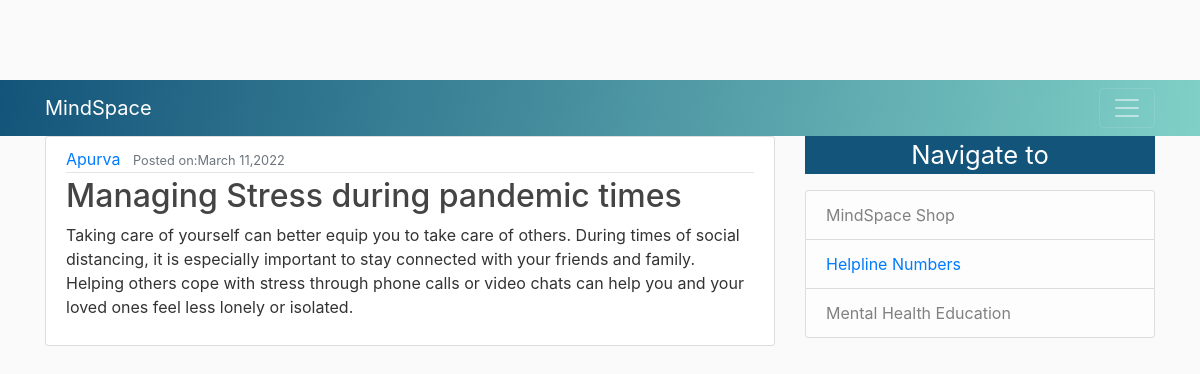
/blog/posts/3/, run on the app's committed database.
### Blog/models.py (models this page shows, shortened)
class Posts(models.Model):
	title = models.CharField(max_length=100)
	content = models.TextField()
	date = models.DateTimeField(default=timezone.now)
	author = models.ForeignKey(User,on_delete = models.CASCADE)
	tags = TaggableManager()

### Blog/views.py (the view)
# urls.py: path('posts/<int:pk>/', PostDetailView.as_view(), name='post-detail'),
class PostDetailView(DetailView):
	model = Posts

### Blog/templates/Blog/Posts_detail.html (shortened to what this page needs)
{% extends "Blog/base.html" %}
{%block content %}
	<article class="media content-section">
	  <div class="media-body">
	    <div class="article-metadata">
	      <a class="mr-2" href="#">{{ object.author }}</a>
	      <small class="text-muted">{{object.position}}  Posted on:{{object.date|date:"F d,Y"}}</small>
	    </div>
	    <h2 class="article-title">{{ object.title }}</h2>
	    <p class="article-content">{{ object.content }}</p>
	  </div>
	</article>
{% endblock content %}

### Blog/static/Blog/main.css (style rules this page uses)
body { background: #fafafa; color: #333333; margin-top: 5rem; }
h1, h2, h3, h4, h5, h6 { color: #444444; }
.content-section { background: #ffffff; padding: 10px 20px; border: 1px solid #dddddd; border-radius: 3px; margin-bottom: 20px; }
.article-title { color: #444444; }
.article-content { white-space: pre-line; }
.article-metadata { padding-bottom: 1px; margin-bottom: 4px; border-bottom: 1px solid #e3e3e3 }

### data on the page
Posts: author "Apurva", date "March 11,2022", title "Managing Stress during pandemic times", content "Taking care of yourself can better equip you to take care of others. During times of social distancing, it is especially important to stay connected with your friends and family. Helping others cope with stress through phone calls or video chats can help you and your loved ones feel less lonely or isolated."
